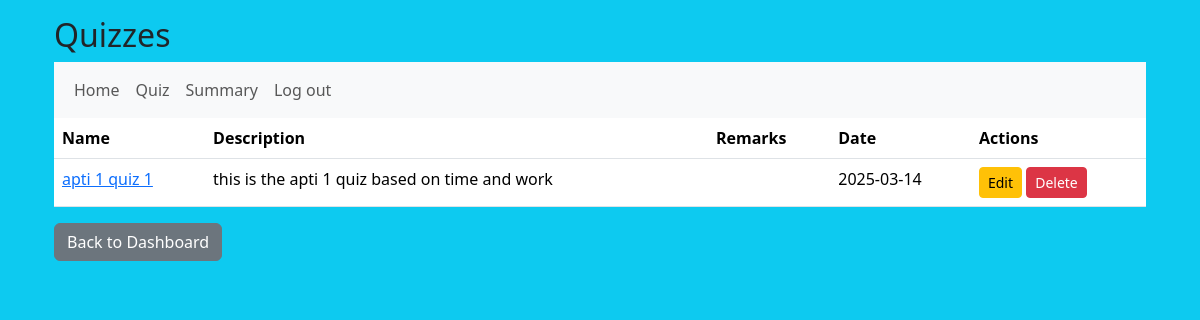
Before: /admin/quiz/show (signed in) with the older database file.
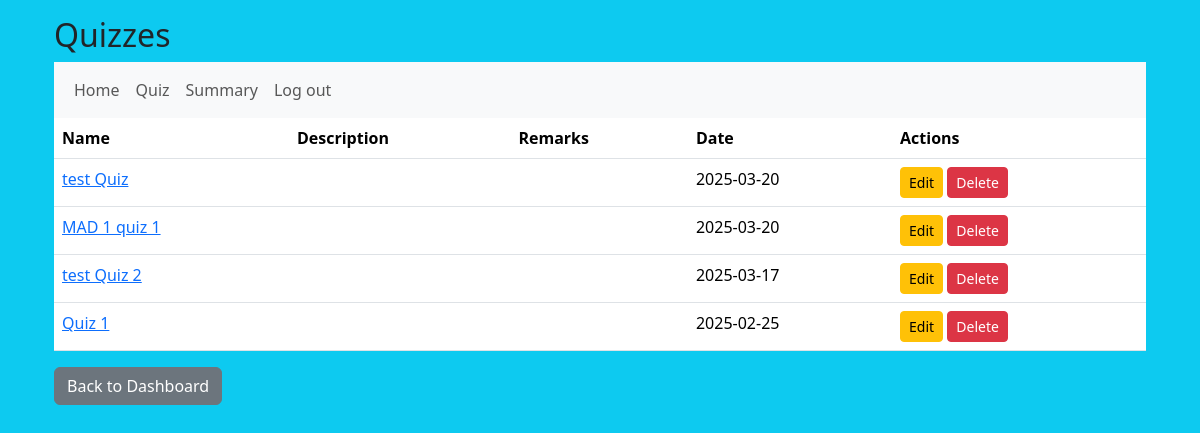
After: the same page with the newer database file.
### models/models.py (models this page shows)
class Quiz(db.Model):
    __tablename__ = "quizzes"
    id = db.Column(db.Integer, primary_key=True, autoincrement=True)
    chapter_id = db.Column(db.Integer, db.ForeignKey('chapters.id'), nullable=False)
    name = db.Column(db.String(50), nullable=False)
    description = db.Column(db.Text)
    remarks = db.Column(db.Text)
    date_of_quiz = db.Column(db.Date)
    chapter = db.relationship('Chapter', back_populates='quizzes')
    questions = db.relationship('Question', back_populates='quiz',cascade="all, delete-orphan")
    scores = db.relationship('Score', back_populates='quiz',cascade="all, delete-orphan")

### controllers/controllers.py (the view)
@controllers.route('/admin/quiz/show')
def quiz_show():
    if not check_role('admin'):
        flash('You are not allowed here')
        return redirect(url_for('controllers.login'))
    quizzes = Quiz.query.all()
    return render_template('admin_quiz.html',quizzes=quizzes)

### controllers/controllers.py (called while the page is built)
def check_role(role):
    if 'user_id' in session and session['role']==role:
        return True
    return False

### templates/admin_quiz.html
{% extends 'layout.html' %}
{% block body %}
    <div class="container">
        <h2>Quizzes</h2>
        <nav class="navbar navbar-expand-sm bg-light">
            <div class="container-fluid">
                <ul class="navbar-nav">
                    <li class="nav-item">
                        <a class="nav-link" href="{{url_for('controllers.admin_dashboard')}}">Home</a>
                    </li>
                    <li>
                        <a class="nav-link" href ="{{url_for('controllers.quiz_show')}}">Quiz</a>
                    </li>
                    <li>
                        <a class="nav-link" href ="{{url_for('controllers.summary_show')}}">Summary</a>
                    </li>
                    <li>
                        <a class="nav-link" href ="{{url_for('controllers.logout')}}">Log out</a>
                    </li>
                </ul>
            </div>
        </nav>
        <table class="table">
            <thead>
            <tr>
                <th>Name</th>
                <th>Description</th>
                <th>Remarks</th>
                <th>Date</th>
                <th>Actions</th>
            </tr>
            </thead>
            <tbody>
            {% for quiz in quizzes %}
                <tr>
                    <td>
                        <a href="{{ url_for('controllers.quiz_show_detail', id=quiz.id) }}">{{ quiz.name }}</a>
                    </td>
                    <td>{{ quiz.description }}</td>
                    <td>{{ quiz.remarks }}</td>
                    <td>{{ quiz.date_of_quiz }}</td>
                    <td>
                        <a href="{{url_for('controllers.quiz_edit',id=quiz.id)}}"class="btn btn-sm btn-warning">Edit</a>
                         <form method="POST" action="{{ url_for('controllers.quiz_delete', id=quiz.id) }}" style="display: inline;">
                            <button type="submit" class="btn btn-sm btn-danger">Delete</button>
                        </form>
                    </td>
                </tr>
            {% else %}
                <tr>
                    <td colspan="5">No quizzes found.</td>
                </tr>
            {% endfor %}
            </tbody>
        </table>
        <a href="{{ url_for('controllers.admin_dashboard') }}" class="btn btn-secondary">Back to Dashboard</a>
    </div>
{% endblock %}

Changed rows visible on the page:
removed Quiz: name "apti 1 quiz 1", description "this is the apti 1 quiz based on time and work", date_of_quiz "2025-03-14"
added Quiz: name "test Quiz", date_of_quiz "2025-03-20"
added Quiz: name "MAD 1 quiz 1", date_of_quiz "2025-03-20"
added Quiz: name "test Quiz 2", date_of_quiz "2025-03-17"
added Quiz: name "Quiz 1", date_of_quiz "2025-02-25"
